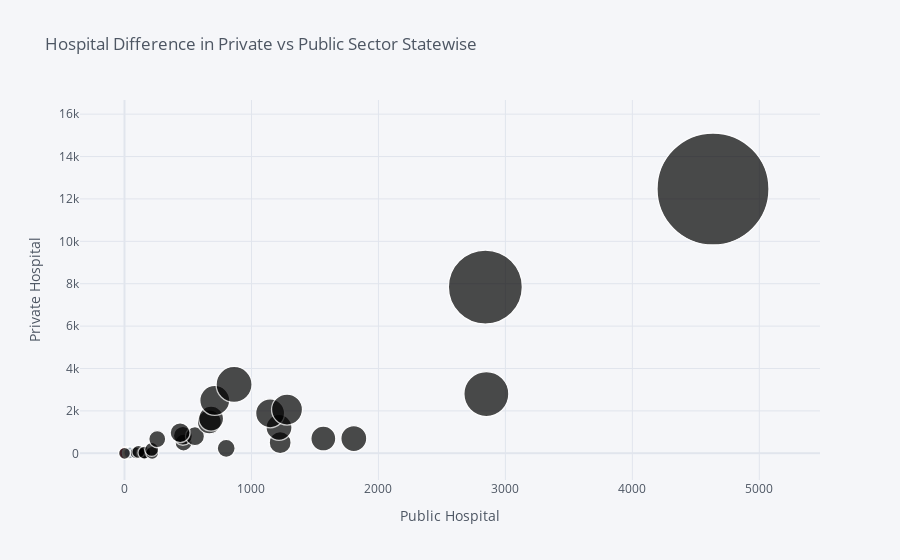

Write notebook code for a chart like this one.
### Code cell
df.iplot(kind='bubble',x='Number of hospitals in public sector',y='Number of hospitals in private sector',size='Total',xTitle='Public Hospital',yTitle='Private Hospital',title='Hospital Difference in Private vs Public Sector Statewise')

### Figure 1 — Plotly figure (JSON) as saved in the notebook; plotly's stock layout.template omitted (floating-point values rounded to 4 significant figures)
{"data": [{"marker": {"color": ["rgb(255, 153, 51)", "rgb(55, 128, 191)", "rgb(50, 171, 96)", "rgb(128, 0, 128)", "rgb(219, 64, 82)", "rgb(0, 128, 128)", "rgb(255, 255, 51)", "rgb(128, 128, 0)", "rgb(251, 128, 114)", "rgb(128, 177, 211)"], "line": {"width": 1.3}, "size": [12, 12, 12, 12, 12, 12, 12, 12, 12, 12, 12, 12, 12, 13, 13, 13, 14, 17, 17, 18, 19, 19, 20, 22, 24, 25, 25, 26, 26, 29, 30, 31, 36, 45, 74, 112, 12], "symbol": "circle"}, "mode": "markers", "text": "", "type": "scatter", "x": [9, 9, 12, 14, 5, 30, 30, 33, 36, 43, 90, 143, 156, 109, 157, 218, 214, 258, 465, 801, 460, 555, 438, 1226, 668, 1566, 682, 1217, 1806, 1147, 711, 1280, 863, 2850, 2842, 4635, 0], "y": [4, 4, 6, 6, 21, 6, 8, 8, 13, 22, 23, 14, 8, 67, 28, 20, 182, 670, 506, 235, 829, 809, 970, 503, 1480, 697, 1638, 1222, 695, 1887, 2492, 2062, 3247, 2794, 7842, 12468, 0]}], "layout": {"legend": {"bgcolor": "#F5F6F9", "font": {"color": "#4D5663"}}, "paper_bgcolor": "#F5F6F9", "plot_bgcolor": "#F5F6F9", "title": {"font": {"color": "#4D5663"}, "text": "Hospital Difference in Private vs Public Sector Statewise"}, "xaxis": {"gridcolor": "#E1E5ED", "showgrid": true, "tickfont": {"color": "#4D5663"}, "title": {"font": {"color": "#4D5663"}, "text": "Public Hospital"}, "zerolinecolor": "#E1E5ED"}, "yaxis": {"gridcolor": "#E1E5ED", "showgrid": true, "tickfont": {"color": "#4D5663"}, "title": {"font": {"color": "#4D5663"}, "text": "Private Hospital"}, "zerolinecolor": "#E1E5ED"}}}
